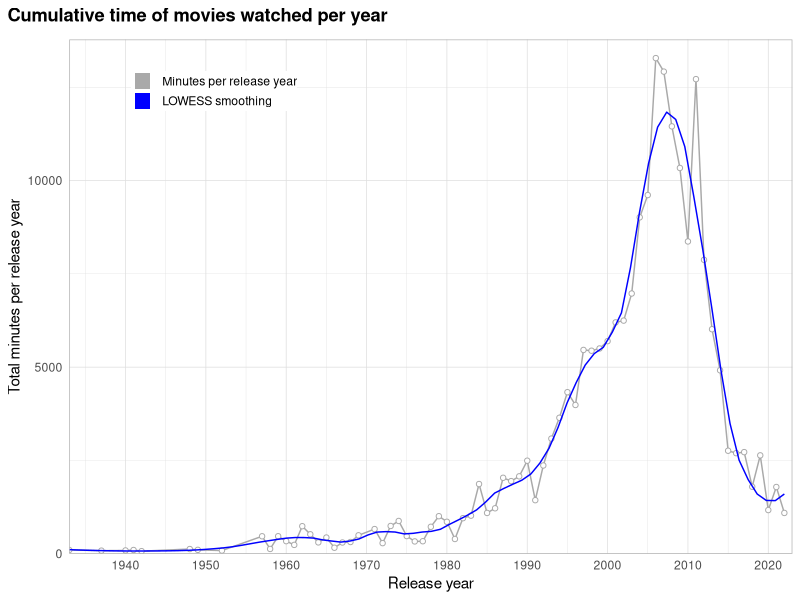
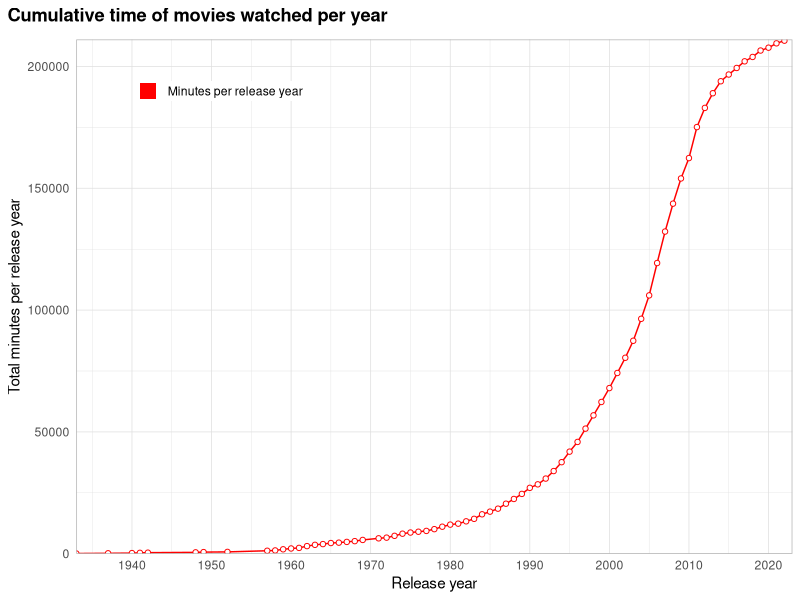

These figures' R source, in order:
library(tidyverse)
library(scales)
library(patchwork)

watchlist <- read.csv("Data/WATCHLIST.csv") %>% 
  select(year = Year, runtime = Runtime..mins., rating = Your.Rating, movie = Title.Type, title = Title) %>% 
  drop_na() %>% 
  filter(movie != "short") #%>% 
  # filter(year == 2016)
  
totals <- watchlist %>% 
  group_by(year) %>% 
  summarise_at(vars(runtime),
               list(per_year = sum))

cum_movies <- cumsum(totals$per_year)
totals$cumruntime <- cum_movies
  
# totals


p1 <- ggplot(data = totals, aes(x = year, y = per_year)) +
  geom_line(aes(color = "1"), size = 0.5, show.legend = FALSE) +
  geom_point(fill="white", aes(color = "1"), shape = 21, show.legend = TRUE) +
  geom_smooth(se=FALSE, aes(color = "2"), size=0.5, span=0.2, show.legend = FALSE) +
  scale_x_continuous(breaks = seq(1900, 2020, 10), expand=c(0,0)) +
  scale_y_continuous(limits = c(0, max(totals$per_year+500)), expand=c(0,0)) +
  coord_cartesian(xlim = c(min(watchlist$year), max(watchlist$year+1))) +
  scale_color_manual(name=NULL,
                     breaks=c(1, 2),
                     values = c("darkgrey", "blue"),
                     labels=c("Minutes per release year", "LOWESS smoothing"),
                     guide = guide_legend(override.aes = list(shape=15, size = 5))) +
  labs(x = "Release year",
       y = "Total minutes per release year",
       title = "Cumulative time of movies watched per year") +
  theme_light() +
  theme(axis.ticks = element_blank(),
        plot.title.position = "plot",
        plot.title = element_text(margin = margin(b=10), color = "black", face = "bold"),
        legend.position = c(0.20, 0.9),
        legend.title = element_text(size=0),
        legend.key.height = unit(10, "pt"),
        legend.margin = margin(0,0,0,0))
# ggsave("Figures/movie_stats1.pdf", width = 6, height = 4)

p2 <- ggplot(data = totals, aes(x = year, y = cumruntime)) +
  geom_line(aes(color = "1"), size = 0.5, show.legend = FALSE) +
  geom_point(fill="white", aes(color = "1"), shape = 21, show.legend = TRUE) +
  # geom_smooth(se=FALSE, aes(color = "2"), size=0.5, span=0.2, show.legend = FALSE) +
  scale_x_continuous(breaks = seq(1900, 2020, 10), expand=c(0,0)) +
  scale_y_continuous(limits = c(0, max(totals$cumruntime +500)), expand=c(0,0)) +
  coord_cartesian(xlim = c(min(watchlist$year), max(watchlist$year+1))) +
  scale_color_manual(name=NULL,
                     breaks=c(1, 2),
                     values = c("red", "blue"),
                     labels=c("Minutes per release year", "LOWESS smoothing"),
                     guide = guide_legend(override.aes = list(shape=15, size = 5))) +
  labs(x = "Release year",
       y = "Total minutes per release year",
       title = "Cumulative time of movies watched per year") +
  theme_light() +
  theme(axis.ticks = element_blank(),
        plot.title.position = "plot",
        plot.title = element_text(margin = margin(b=10), color = "black", face = "bold"),
        legend.position = c(0.20, 0.9),
        legend.title = element_text(size=0),
        legend.key.height = unit(10, "pt"),
        legend.margin = margin(0,0,0,0))


  
  

